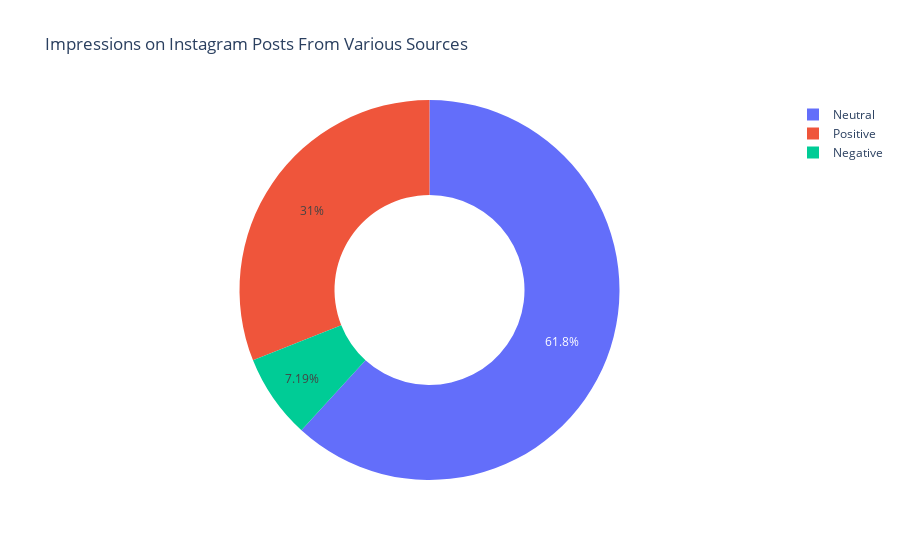

Notebook code cell kept with this figure:
### Code cell
Positive = data["Positive"].sum()
Negative = data["Negative"].sum()
Neutral = data["Neutral"].sum()
import plotly.express as px

labels = ['Positive','Negative','Neutral']
values = [Positive, Negative, Neutral]

fig = px.pie(data, values=values, names=labels, 
             title='Impressions on Instagram Posts From Various Sources', hole=0.5)
fig.show()

### Figure 1 — Plotly figure (JSON) as saved in the notebook; plotly's stock layout.template omitted (floating-point values rounded to 4 significant figures)
{"data": [{"domain": {"x": [0, 1], "y": [0, 1]}, "hole": 0.5, "hovertemplate": "label=%{label}<br>value=%{value}<extra></extra>", "labels": ["Positive", "Negative", "Neutral"], "legendgroup": "", "name": "", "showlegend": true, "type": "pie", "values": [6360.0, 1473.0, 12660.0]}], "layout": {"legend": {"tracegroupgap": 0}, "title": {"text": "Impressions on Instagram Posts From Various Sources"}}}
